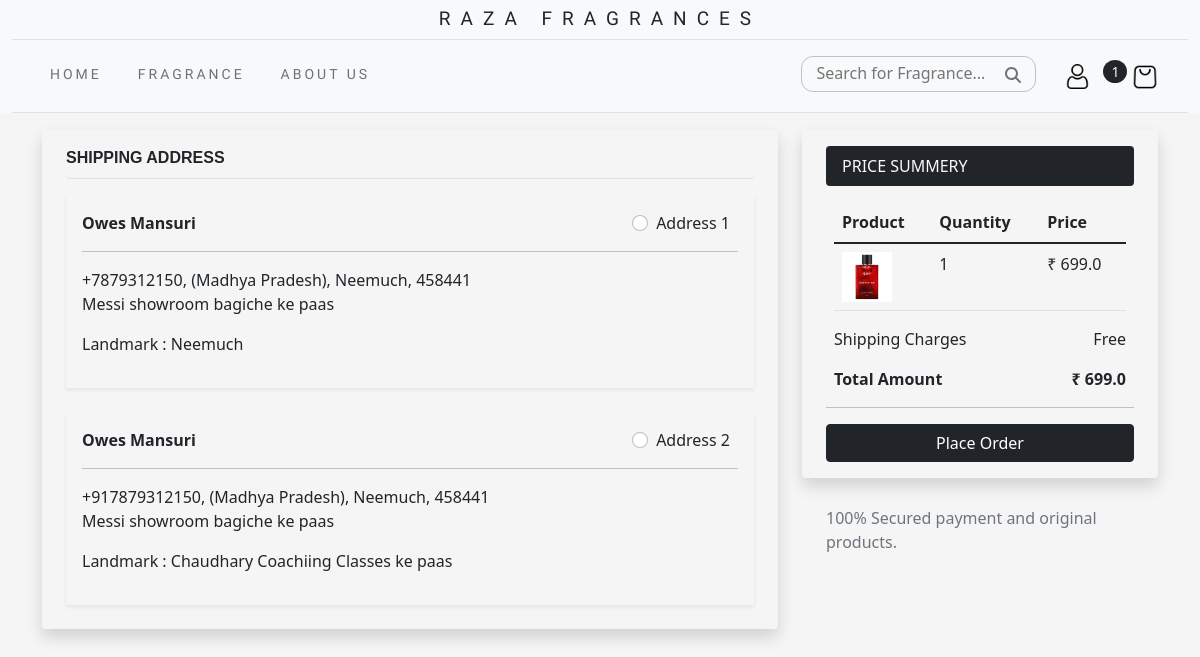
Before: /checkout/ (signed in) with the older database file.
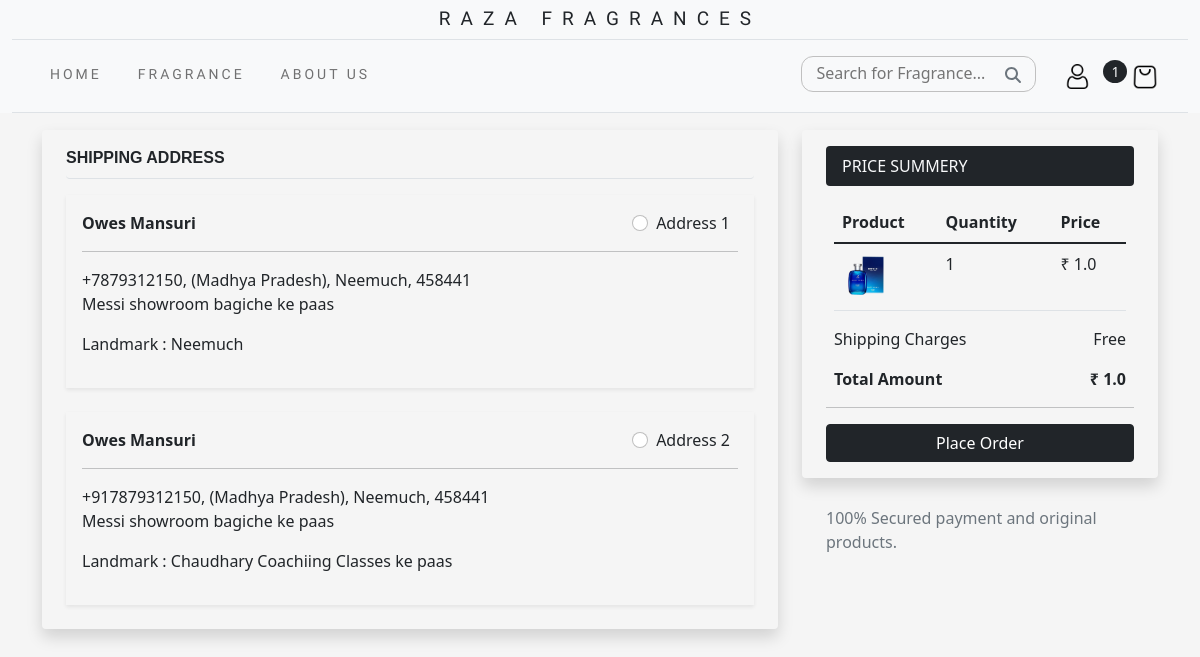
After: the same page with the newer database file.
### Home/models.py (models this page shows)
class Customer_Details(models.Model):
    user = models.ForeignKey(User,on_delete = models.CASCADE)
    Name = models.CharField(max_length = 250)
    Mobile_Number = models.IntegerField()
    Pincode = models.IntegerField()
    City = models.CharField(max_length = 250, null = True)
    Address = models.TextField()
    State = models.CharField(choices = STATE_CHOICE, max_length = 250 ,default = 'State')
    Landmark = models.CharField(max_length = 250)

class Buy_now_model(models.Model):
    user = models.ForeignKey(User, on_delete = models.CASCADE)
    Product = models.ForeignKey(Product, on_delete = models.CASCADE)
    quantity = models.PositiveIntegerField(default = 1)

class Product(models.Model):
    Title = models.CharField(max_length = 250)
    Mrp = models.FloatField()
    Selling_Price = models.FloatField()
    Description = models.TextField()
    Brand = models.CharField(max_length = 250, null = True)
    Category = models.CharField(choices = CATEGORY_CHOICE, max_length = 50)
    Stock = models.CharField(choices = STOCK_CHOICE, null = True, max_length = 250)
    Product_Image = models.ImageField(upload_to='image/', max_length=300, null=True, default=None)

### Home/views.py (the view)
# urls.py: path('checkout/', views.Buy_now_Checkout, name="checkout"),
def Buy_now_Checkout(request):
    if request.user.is_authenticated:
        Cart_len = len(Cart.objects.filter(user = request.user))
        Cust_address = Customer_Details.objects.filter(user = request.user)
        Buy_Now_Product = Buy_now_model.objects.filter(user = request.user)
        for p in Buy_Now_Product:
            Total_amount = p.Product.Selling_Price
        try:
            client = razorpay.Client(auth=(settings.RAZORPAY_KEY_ID, settings.RAZORPAY_SECRET_ID))
            data = { "amount": Total_amount * 100 ,"currency": "INR", "payment_capture" : 1 }
            payment = client.order.create(data=data)
            print(payment)
            order_id = payment['id']
        except:
            return redirect('/Connection-lost/')
        return render(request, '27.Buy now checkout.html', {'Product':Buy_Now_Product ,'Cust_address':Cust_address, 'Cart_len':Cart_len, 'Total_amount': Total_amount ,'order_id':order_id})
    else:
        return HttpResponseRedirect('/Login/')

### Home/templates/27.Buy now checkout.html (shortened to what this page needs)
{% extends "Base.html" %}
{% load static %}
{% block css %}{% static "css/20.Checkout.css" %}{% endblock css %}
{% block OtherContent %}
  <section style="background-color: whitesmoke;">
    <div class="container Ec-Checkout-section">
        <form action="/Buy-now-Payment", id="PaymentForm">
          <div class="row">
            <div class="col-md-8 sahdow">
              <div class="container shadow rounded-2">
                <P class="border-bottom pt-3 pb-2 rounded-2 g-font-Montserrat"> <strong>SHIPPING ADDRESS</strong> </P>
                {% if Cust_address %}
                  {% for address in Cust_address %}
                    <div class="shadow-sm bg-transparent">
                      <div class="card-body">
                        <strong class="d-inline">{{address.Name}}</strong>
                        <div class="form-check mx-2 d-inline float-end" style="cursor: pointer;">
                          <input class="form-check-input" type="radio" name="custid" id="custadd{{forloop.counter}}" value="{{address.id}}">
                          <label class="form-check-label" for="custadd{{forloop.counter}}">Address {{forloop.counter}}</label>
                        </div>
                        <hr>
                        <span>+{{address.Mobile_Number}},  ({{address.State}}), {{address.City}}, {{address.Pincode}}</span>
                        <p>{{address.Address}}</p>
                        <p>Landmark : {{address.Landmark}}</p>
                      </div>
                    </div>
                    <br>
                  {% endfor %}
                {% endif %}
              </div>
            </div>
            <div class="col-md-4">
              <div class="container shadow pt-3 rounded-2">
                <header>
                  <P class="bg-dark text-light px-3 pt-2 pb-2 rounded-2">PRICE SUMMERY</P>
                </header>
                <div class="row mx-2">
                  <table class="table table-hover px-5">
                    <thead>
                      <tr>
                        <th scope="col">Product</th>
                        <th scope="col">Quantity</th>
                        <th scope="col">Price</th>
                      </tr>
                    </thead>
                    <tbody>
                      {% for Product in Product %}
                        <tr>
                          <td>
                            <a href="{% url "ProductDetail" Product.Product.id %}">
                              <img class="img-fluid" src="{{Product.Product.Product_Image.url}}" width="50px" alt="">
                            </a>
                          </td>
                          <td>{{Product.quantity}}</td>
                          <td>₹ {{Product.Product.Selling_Price}}</td>
                        </tr>
                      {% endfor %}
                    </tbody>
                  </table>
                </div>
              <p class="px-2">Shipping Charges <span class="float-end">Free</span></p>
                  <strong class="px-2">Total Amount <span class="float-end px-2">₹ {{Total_amount}}</span></strong>
              <hr>
              <footer>
                <button type="button" class="btn btn-dark w-100 mb-3" data-bs-toggle="modal" data-bs-target="#staticBackdrop" id="Continue-button">
                  Place Order
                </button>
              </footer>
            </div>
            <p class="text-muted mt-4 pt-1 mx-4">100% Secured payment and original products.</p>
          </div>
        </form>
    </div>
  </section>
{% endblock OtherContent %}

Changed rows visible on the page:
removed Buy_now_model: Product.Product_Image (picture), quantity "1", Product.Selling_Price "699.0"
no longer on this page (row edited): Product: Selling_Price "699.0"
added Buy_now_model: Product.Product_Image (picture), quantity "1", Product.Selling_Price "1.0"
now on this page (row unchanged): Product: Selling_Price "1.0"
